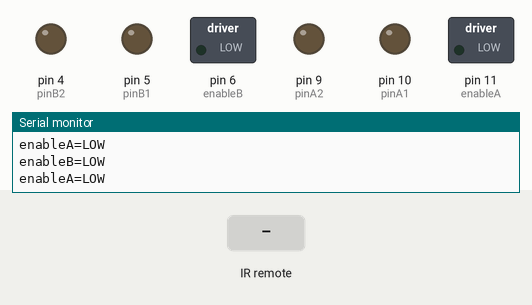
Recording of a sketch running on a simulated Arduino Uno, built with avr-gcc and run on an emulated ATmega328P. Parts: switched loads named in the sketch (green lamp = pin HIGH), output pins drawn as LEDs (lit = HIGH), the last lines printed to the serial monitor. The test bench sets the inputs (shaded band).

Above: at 1.2 s.
1.3 s: infrared code 0xFF9867 received
At 2.3 s:
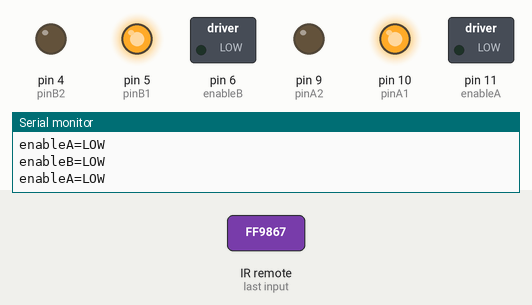
2.8 s: infrared code 0xFF30CF received
At 3.4 s:
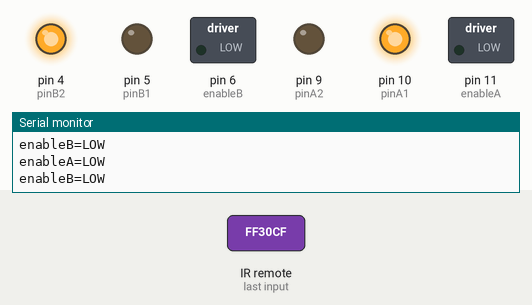
4.3 s: infrared code 0xFF18E7 received
At 5.5 s:
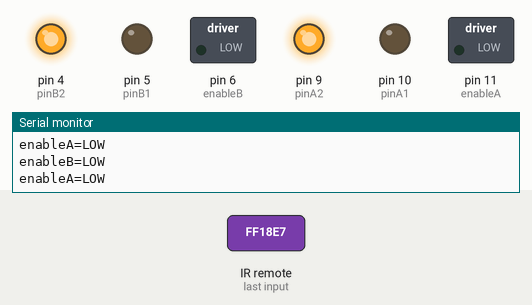
5.8 s: infrared code 0xFF7A85 received
At 6.8 s:
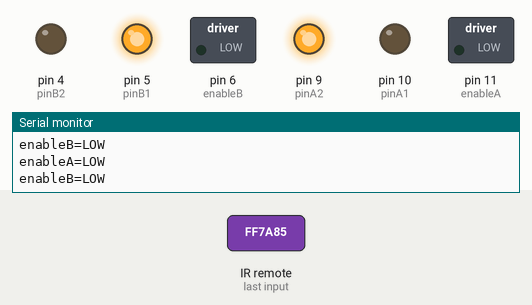
7.3 s: infrared code 0xFFFFFFFF received
At 7.49 s:
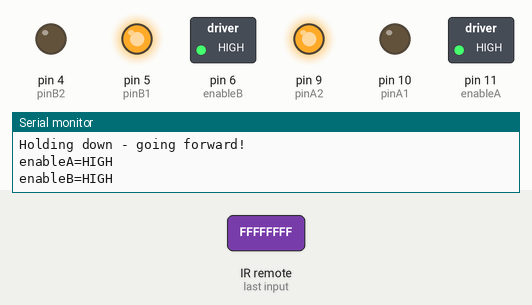
Timing chart, 0 to 10.1 s (numbered marks = the images above; inputs shaded):
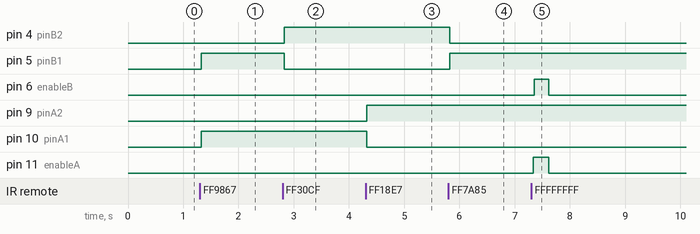

The sketch:

Robot.ino
```cpp
// Copyleft: Lars Age Kamfjord github.com/laaknor
// Date 2015-02-23

#include <IRremote.h>

const int irPin = 3;

IRrecv irrecv (irPin);
decode_results results;

//Define Pins
int enableA = 11; // ENA
int pinA1 = 10; // IN2
int pinA2 = 9; // IN1

int enableB = 6; // ENB
int pinB1 = 5; //IN4
int pinB2 = 4; // IN3

void setup() {

 pinMode(enableA, OUTPUT);
 pinMode(pinA1, OUTPUT);
 pinMode(pinA2, OUTPUT);

 pinMode(enableB, OUTPUT);
 pinMode(pinB1, OUTPUT);
 pinMode(pinB2, OUTPUT);
 irrecv.enableIRIn();
 Serial.begin(9600);

} // End setup


//command sequence
void loop() {

  if(irrecv.decode(&results)) {
    irrecv.resume();
    if(results.value == 0xFF9867) {
      Serial.println("Going forward!");
      //enableMotors();
      forward(1000);
      //disableMotors();
    } // End if results == FF9867 UP
    else if(results.value == 0xFF30CF) {
      Serial.println("Going LEFT");
      //enableMotors();
      turnLeft(250);
      //disableMotors();
    } // End if results == FF30CF LEFT
    else if(results.value == 0xFF18E7) {
      Serial.println("Going back!");
      //enableMotors();
      backward(500);
      //disableMotors();
    } // End if results == FF18E7 BACK
    else if(results.value == 0xFF7A85) {
      Serial.println("Going RIGHT!");
      //enableMotors();
      turnRight(250);
      //disableMotors();
    } // End if results == FF7A85 RIGHT
    else if(results.value == 0xFFFFFFFF) {
      Serial.println("Holding down - going forward!");
      enableMotors();
      delay(250);
    } // End else if results == FFFFFF

//    else disableMotors();
  } // end irrecv.decode
  else {
    disableMotors();
  } // End else irrecv.decode
} // End loop

//Define Low Level H-Bridge Commands

//enable motors
void motorAOn()
{
 digitalWrite(enableA, HIGH);
 Serial.println("enableA=HIGH");
}

void motorBOn()
{
 digitalWrite(enableB, HIGH);
 Serial.println("enableB=HIGH");
}

 //disable motors
void motorAOff()
{
 digitalWrite(enableA, LOW);
 Serial.println("enableA=LOW");
}

void motorBOff()
{
 digitalWrite(enableB, LOW);
 Serial.println("enableB=LOW");
}

 //motor A controls
void motorAForward()
{
 digitalWrite(pinA1, HIGH);
 digitalWrite(pinA2, LOW);

}

void motorABackward()
{
 digitalWrite(pinA1, LOW);
 digitalWrite(pinA2, HIGH);
}

//motor B contorls
void motorBForward()
{
 digitalWrite(pinB1, HIGH);
 digitalWrite(pinB2, LOW);
}

void motorBBackward()
{
 digitalWrite(pinB1, LOW);
 digitalWrite(pinB2, HIGH);
}

//coasting and braking
void motorACoast()
{
 digitalWrite(pinA1, LOW);
 digitalWrite(pinA2, LOW);
}

void motorABrake()
{
 digitalWrite(pinA1, HIGH);
 digitalWrite(pinA2, HIGH);
}

void motorBCoast()
{
 digitalWrite(pinB1, LOW);
 digitalWrite(pinB2, LOW);
}

void motorBBrake()
{
 digitalWrite(pinB1, HIGH);
 digitalWrite(pinB2, HIGH);
}

//Define High Level Commands

void enableMotors()
{
 motorAOn();
 motorBOn();
}

void disableMotors()
{
 motorAOff();
 motorBOff();
}

void forward(int time)
{
 motorAForward();
 motorBForward();
 //delay(time);
}

void backward(int time)
{
 motorABackward();
 motorBBackward();
 //delay(time);
}

void turnLeft(int time)
{
 motorAForward();
 motorBBackward();
 delay(time);
}

void turnRight(int time)
{
 motorABackward();
 motorBForward();
 delay(time);
}

void coast(int time)
{
 motorACoast();
 motorBCoast();
 delay(time);
}

void brake(int time)
{
 motorABrake();
 motorBBrake();
 delay(time);
}
```

Measured:
- after the input at 1.3 s, pin 5 (pinB1), pin 10 (pinA1): LOW → HIGH at once
- after the input at 2.8 s, pin 4 (pinB2): LOW → HIGH at once; pin 5 (pinB1): HIGH → LOW at once
- after the input at 4.3 s, pin 9 (pinA2): LOW → HIGH at once; pin 10 (pinA1): HIGH → LOW at once
- after the input at 5.8 s, pin 4 (pinB2): HIGH → LOW at once; pin 5 (pinB1): LOW → HIGH at once
- after the input at 7.3 s, pin 6 (enableB): LOW → HIGH after 0.05 s, → LOW 0.26 s later; pin 11 (enableA): LOW → HIGH at once, → LOW 0.28 s later
